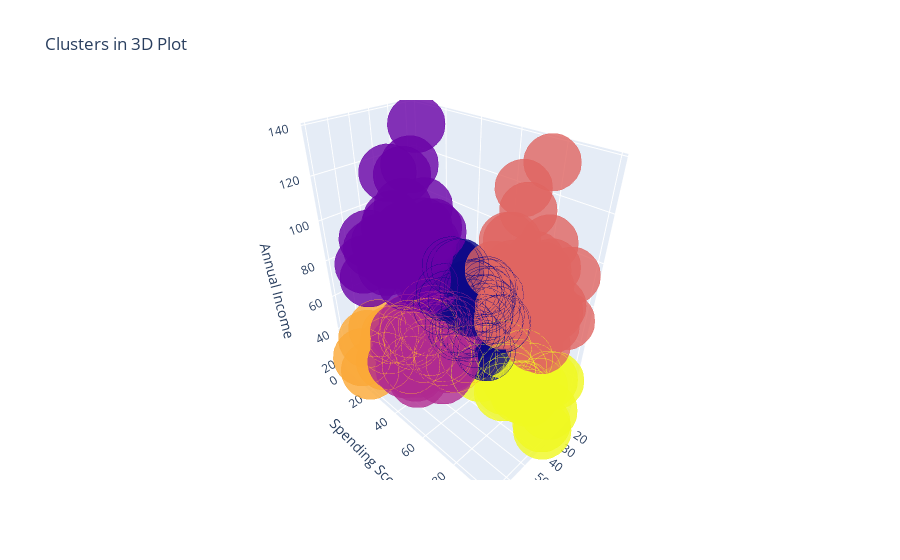

This figure's notebook cell:
### Code cell
mall['label3'] =  labels3
trace1 = go.Scatter3d(
    x= mall['Age'],
    y= mall['Spending Score (1-100)'],
    z= mall['Annual Income (k$)'],
    mode='markers',
     marker=dict(
        color = mall['label3'], 
        size= 20,
        line=dict(
            color= mall['label3'],
            width= 12
        ),
        opacity=0.8
     )
)
data = [trace1]
layout = go.Layout(
#     margin=dict(
#         l=0,
#         r=0,
#         b=0,
#         t=0
#     )
    title= 'Clusters in 3D Plot',
    scene = dict(
            xaxis = dict(title  = 'Age'),
            yaxis = dict(title  = 'Spending Score'),
            zaxis = dict(title  = 'Annual Income')
        )
)
fig = go.Figure(data=data, layout=layout)
py.offline.iplot(fig)

### Figure 1 — Plotly figure (JSON) as saved in the notebook; plotly's stock layout.template omitted (floating-point values rounded to 4 significant figures; data arrays with more than 128 entries replaced by an {"elided": "..."} marker saying what was removed)
{"data": [{"marker": {"color": {"elided": "200 int values"}, "line": {"color": {"elided": "200 int values"}, "width": 12}, "opacity": 0.8, "size": 20}, "mode": "markers", "type": "scatter3d", "x": {"elided": "200 int values"}, "y": {"elided": "200 int values"}, "z": {"elided": "200 int values"}}], "layout": {"scene": {"xaxis": {"title": {"text": "Age"}}, "yaxis": {"title": {"text": "Spending Score"}}, "zaxis": {"title": {"text": "Annual Income"}}}, "title": {"text": "Clusters in 3D Plot"}}}
